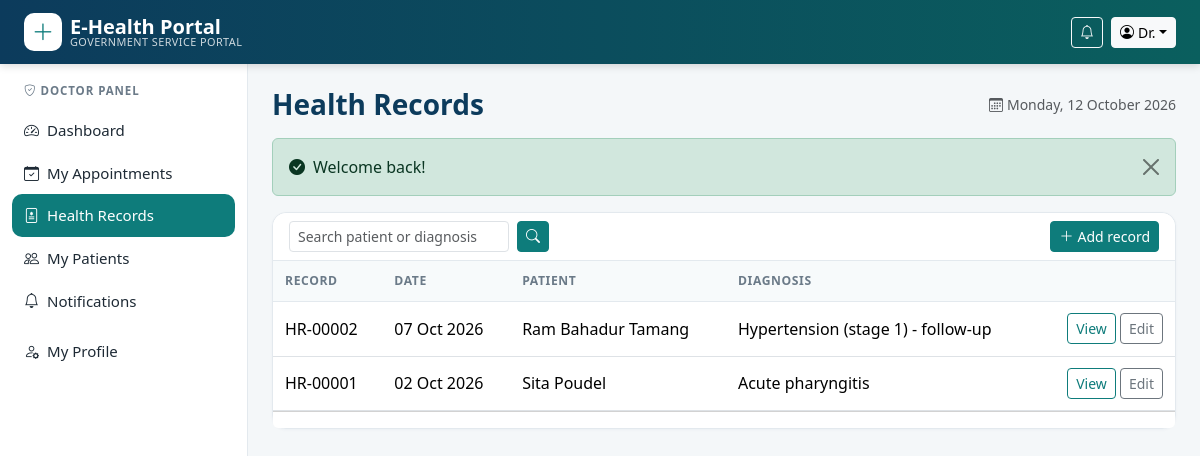
The page /doctor/records.php (signed in) on the database its author committed.
### tables this page shows
CREATE TABLE users (
  user_id     INT UNSIGNED AUTO_INCREMENT PRIMARY KEY,
  name        VARCHAR(100) NOT NULL,
  email       VARCHAR(150) NOT NULL UNIQUE,
  password    VARCHAR(255) NOT NULL,
  role        ENUM('admin','doctor','citizen') NOT NULL DEFAULT 'citizen',
  phone       VARCHAR(20)  DEFAULT NULL,
  gender      ENUM('male','female','other') DEFAULT NULL,
  dob         DATE DEFAULT NULL,
  address     VARCHAR(200) DEFAULT NULL,
  status      ENUM('active','inactive') NOT NULL DEFAULT 'active',
  failed_logins TINYINT UNSIGNED NOT NULL DEFAULT 0,
  locked_until  DATETIME DEFAULT NULL,
  created_at  TIMESTAMP DEFAULT CURRENT_TIMESTAMP
);

CREATE TABLE health_records (
  record_id      INT UNSIGNED AUTO_INCREMENT PRIMARY KEY,
  user_id        INT UNSIGNED NOT NULL,
  doctor_id      INT UNSIGNED NOT NULL,
  appointment_id INT UNSIGNED DEFAULT NULL,
  diagnosis      VARCHAR(500) NOT NULL,
  prescription   TEXT,
  record_date    DATE NOT NULL,
  notes          TEXT,
  created_at     TIMESTAMP DEFAULT CURRENT_TIMESTAMP,
  CONSTRAINT fk_rec_user   FOREIGN KEY (user_id)        REFERENCES users(user_id)               ON DELETE CASCADE,
  CONSTRAINT fk_rec_doctor FOREIGN KEY (doctor_id)      REFERENCES doctors(doctor_id)           ON DELETE CASCADE,
  CONSTRAINT fk_rec_app    FOREIGN KEY (appointment_id) REFERENCES appointments(appointment_id) ON DELETE SET NULL
);

### includes/db.php (called while the page is built, shortened)
<?php
function db(): PDO
{
    static $pdo = null;
    if ($pdo === null) {
        try {
            $dsn = 'mysql:host=' . DB_HOST . ';port=' . DB_PORT . ';dbname=' . DB_NAME . ';charset=utf8mb4';
            $pdo = new PDO($dsn, DB_USER, DB_PASS, [
                PDO::ATTR_ERRMODE            => PDO::ERRMODE_EXCEPTION,
                PDO::ATTR_DEFAULT_FETCH_MODE => PDO::FETCH_ASSOC,
                PDO::ATTR_EMULATE_PREPARES   => false,
            ]);
            $pdo->exec("SET time_zone = '+05:45'");
        } catch (PDOException $e) {
            http_response_code(500);
            die('<div style="font-family:sans-serif;max-width:600px;margin:60px auto;padding:20px;border:1px solid #f5c2c7;background:#f8d7da;border-radius:8px">'
              . '<h3>Database connection failed</h3><p>Please make sure <b>MySQL is running in XAMPP</b> and that you imported '
              . '<code>database/ehealth_db.sql</code>. Check the credentials in <code>config/config.php</code>.</p></div>');
        }
    }
    return $pdo;
}
function q(string $sql, array $params = []): PDOStatement
{
    $st = db()->prepare($sql);
    $st->execute($params);
    return $st;
}
function fetch_all(string $sql, array $params = []): array { return q($sql, $params)->fetchAll(); }
function fetch_one(string $sql, array $params = []): ?array { $r = q($sql, $params)->fetch(); return $r ?: null; }
function fetch_val(string $sql, array $params = []) { return q($sql, $params)->fetchColumn(); }

### includes/auth.php (called while the page is built, shortened)
<?php
require_once __DIR__ . '/functions.php';
function current_user(): ?array
{
    static $u = false;
    if ($u === false) {
        $u = isset($_SESSION['user_id'])
            ? fetch_one('SELECT user_id,name,email,role,phone,gender,dob,address,status FROM users WHERE user_id=?', [$_SESSION['user_id']])
            : null;
    }
    return $u;
}
function home_for(string $role): string
{
    return ['admin' => 'admin/dashboard.php', 'doctor' => 'doctor/dashboard.php', 'citizen' => 'citizen/dashboard.php'][$role] ?? 'index.php';
}
function require_role(string ...$roles): array
{
    $u = current_user();
    return $u;
}
function my_doctor(int $userId): ?array
{
    return fetch_one('SELECT * FROM doctors WHERE user_id=?', [$userId]);
}

### doctor/records.php (the view, shortened to what this page needs)
<?php
require_once __DIR__ . '/../includes/layout.php';
$u = require_role('doctor');
$doc = my_doctor((int)$u['user_id']);
$did = (int)$doc['doctor_id'];
$search = get('q');
$where = 'r.doctor_id=?'; $params = [$did];
$total = (int)fetch_val("SELECT COUNT(*) FROM health_records r JOIN users p ON p.user_id=r.user_id WHERE $where", $params);
[$off, $per, $page, $pages] = paginate($total, 10);
$rows = fetch_all("SELECT r.*, p.name patient_name FROM health_records r JOIN users p ON p.user_id=r.user_id
                   WHERE $where ORDER BY r.record_date DESC, r.record_id DESC LIMIT $per OFFSET $off", $params);
layout_top('Health Records', true);
?>
<div class="card">
  <div class="card-header d-flex flex-wrap gap-2 justify-content-between">
    <form method="get" class="d-flex gap-2"><input name="q" value="<?= e($search) ?>" class="form-control form-control-sm" placeholder="Search patient or diagnosis">
      <button class="btn btn-sm btn-teal"><i class="bi bi-search"></i></button></form>
    <a href="<?= url('doctor/record_add.php') ?>" class="btn btn-sm btn-teal"><i class="bi bi-plus-lg me-1"></i>Add record</a>
  </div>
  <div class="table-responsive"><table class="table table-hover align-middle mb-0">
    <thead><tr><th>Record</th><th>Date</th><th>Patient</th><th>Diagnosis</th><th></th></tr></thead><tbody>
    <?php foreach ($rows as $r): ?>
      <tr><td>HR-<?= str_pad((string)$r['record_id'], 5, '0', STR_PAD_LEFT) ?></td><td><?= fmt_date($r['record_date']) ?></td>
          <td><?= e($r['patient_name']) ?></td><td><?= e($r['diagnosis']) ?></td>
          <td class="text-end text-nowrap"><a class="btn btn-sm btn-outline-teal" href="<?= url('record.php?id=' . $r['record_id']) ?>">View</a>
            <a class="btn btn-sm btn-outline-secondary" href="<?= url('doctor/record_add.php?id=' . $r['record_id']) ?>">Edit</a></td></tr>
    <?php endforeach; if (!$rows) echo empty_row(5, 'No records found.'); ?>
    </tbody></table></div>
  <div class="card-footer bg-white"><?= pagination_html($page, $pages) ?></div>
</div>
<?php layout_bottom(true); ?>

### includes/layout.php (shortened to what this page needs)
<?php
require_once __DIR__ . '/auth.php';
function menu_for(string $role): array
{
    switch ($role) {
        case 'doctor': return [
            ['Dashboard', 'doctor/dashboard.php', 'speedometer2'],
            ['My Appointments', 'doctor/appointments.php', 'calendar-check'],
            ['Health Records', 'doctor/records.php', 'file-medical'],
            ['My Patients', 'doctor/patients.php', 'people'],
            ['Notifications', 'notifications.php', 'bell'],
        ];
    }
}
function layout_top(string $title, bool $panel = false): void
{
    $u = current_user();
    $script = str_replace('\\', '/', $_SERVER['SCRIPT_NAME']);
    ?><!DOCTYPE html>
<html lang="en">
<head>
<link rel="stylesheet" href="<?= asset('vendor/bootstrap/css/bootstrap.min.css') ?>">
<link rel="stylesheet" href="<?= asset('vendor/icons/bootstrap-icons.min.css') ?>">
<link rel="stylesheet" href="<?= asset('css/style.css') ?>">
</head>
<body class="<?= $panel ? 'panel-body' : '' ?>">
<nav class="navbar navbar-expand-lg navbar-dark topbar sticky-top">
  <div class="container-fluid px-lg-4">
    <a class="navbar-brand d-flex align-items-center" href="<?= url($u ? home_for($u['role']) : 'index.php') ?>">
      <span class="brand-mark me-2"><i class="bi bi-plus-lg"></i></span>
      <span class="lh-1"><strong>E-Health Portal</strong><small class="d-none d-sm-block">Government Service Portal</small></span>
    </a>
    <div class="<?= $panel ? 'ms-auto' : 'collapse navbar-collapse' ?>" id="mainNav">
      <div class="d-flex align-items-center gap-2">
        <?php if ($u): ?>
          <?php if (true): ?>
            <a href="<?= url('notifications.php') ?>" class="btn btn-sm btn-outline-light position-relative" title="Notifications">
              <i class="bi bi-bell"></i>
            </a>
          <?php endif; ?>
          <div class="dropdown">
            <button class="btn btn-sm btn-light dropdown-toggle" data-bs-toggle="dropdown"><i class="bi bi-person-circle me-1"></i><?= e(explode(' ', $u['name'])[0]) ?></button>
          </div>
        <?php else: ?>
          <a href="<?= url('login.php') ?>" class="btn btn-sm btn-outline-light">Login</a>
          <a href="<?= url('register.php') ?>" class="btn btn-sm btn-light text-teal fw-semibold">Register</a>
        <?php endif; ?>
      </div>
    </div>
  </div>
</nav>
<?php if ($panel && $u): ?>
<div class="panel-wrap">
  <aside class="sidebar" id="sidebar">
    <div class="sidebar-role"><i class="bi bi-shield-check me-1"></i><?= e(ucfirst($u['role'])) ?> Panel</div>
    <ul class="nav flex-column">
      <?php foreach (menu_for($u['role']) as [$label, $file, $icon]):
          $active = str_ends_with($script, '/' . $file) || (basename(dirname($script)) . '/' . basename($script)) === $file; ?>
        <li class="nav-item">
          <a class="nav-link <?= $active ? 'active' : '' ?>" href="<?= url($file) ?>"><i class="bi bi-<?= $icon ?> me-2"></i><?= e($label) ?></a>
        </li>
      <?php endforeach; ?>
      <li class="nav-item mt-2"><a class="nav-link <?= basename($script) === 'profile.php' ? 'active' : '' ?>" href="<?= url('profile.php') ?>"><i class="bi bi-person-gear me-2"></i>My Profile</a></li>
    </ul>
  </aside>
  <main class="panel-main">
    <div class="d-flex flex-wrap justify-content-between align-items-center mb-3">
      <h1 class="h3 page-title mb-0"><?= e($title) ?></h1>
      <span class="text-muted small d-none d-md-block"><i class="bi bi-calendar3 me-1"></i><?= date('l, d F Y') ?></span>
    </div>
    <?= flash_render() ?>
<?php else: ?>
<main>
<div class="container mt-3"><?= flash_render() ?></div>
<?php endif;
}
function layout_bottom(bool $panel = false): void
{
    if ($panel): ?>
  </main>
</div>
<?php endif; ?>
</body>
</html>
<?php
}

### assets/css/style.css (style rules this page uses)
:root { --navy:#0c3b5c; --teal:#0e7c7b; --teal-dark:#0a5f5e; --mint:#e6f4f3; --ink:#1e2a35; --muted:#6b7a88; --line:#e3e9ee; --bg:#f4f7f9; }
body { background:var(--bg);color:var(--ink);font-family:system-ui,-apple-system,"Segoe UI",Roboto,"Helvetica Neue",Arial,sans-serif; }
.topbar { background:linear-gradient(90deg,var(--navy),var(--teal-dark));box-shadow:0 2px 8px rgba(0,0,0,.15) }
.topbar .navbar-brand small { font-size:.68rem;opacity:.8;font-weight:400;letter-spacing:.04em;text-transform:uppercase }
.brand-mark { width:38px;height:38px;border-radius:10px;background:#fff;color:var(--teal);display:inline-flex;align-items:center;justify-content:center;font-size:1.4rem }
.card { border:1px solid var(--line);border-radius:14px;box-shadow:0 1px 3px rgba(12,59,92,.04) }
.card-header { background:#fff;border-bottom:1px solid var(--line);font-weight:600;border-radius:14px 14px 0 0!important }
.panel-wrap { display:flex;min-height:calc(100vh - 62px) }
.sidebar { width:248px;background:#fff;border-right:1px solid var(--line);padding:18px 12px;flex-shrink:0 }
.sidebar-role { font-size:.72rem;text-transform:uppercase;letter-spacing:.08em;color:var(--muted);padding:0 12px 10px;font-weight:600 }
.sidebar .nav-link { color:var(--ink);border-radius:10px;padding:10px 12px;font-size:.94rem }
.sidebar .nav-link.active { background:var(--teal);color:#fff }
.panel-main { flex:1;padding:24px;min-width:0 }
.page-title { color:var(--navy);font-weight:700 }
.table>:not(caption)>*>* { padding:.7rem .75rem }
.table thead th { background:#f7fafb;color:var(--muted);font-size:.76rem;text-transform:uppercase;letter-spacing:.05em;border-bottom:1px solid var(--line);white-space:nowrap }
.btn-teal { background:var(--teal);border-color:var(--teal);color:#fff }
.btn-outline-teal { border-color:var(--teal);color:var(--teal) }

### rows shown on the page
users: name "Dr.", role "DOCTOR"
health_records: record_id "00002", record_date "07 Oct 2026", user.name "Ram Bahadur Tamang", diagnosis "Hypertension (stage 1) - follow-up"
health_records: record_id "00001", record_date "02 Oct 2026", user.name "Sita Poudel", diagnosis "Acute pharyngitis"

### other values the page prints
$label "Dashboard"
$label "My Appointments"
$label "Health Records"
$label "My Patients"
$label "Notifications"
$title "Health Records"
$f['msg'] "Welcome back!"
